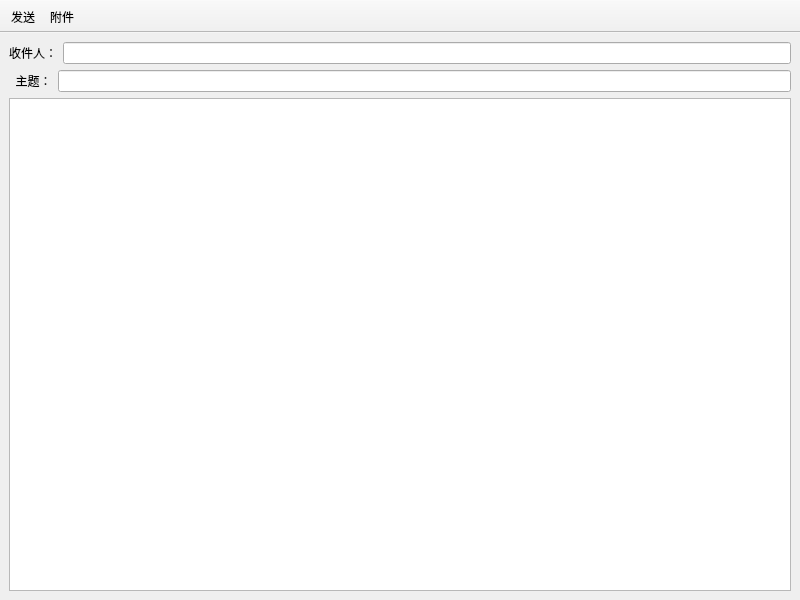
<?xml version="1.0" encoding="UTF-8"?>
<ui version="4.0">
 <class>ComposeWindow</class>
 <widget class="QMainWindow" name="ComposeWindow">
  <property name="geometry">
   <rect>
    <x>0</x>
    <y>0</y>
    <width>800</width>
    <height>600</height>
   </rect>
  </property>
  <property name="windowTitle">
   <string>New Email</string>
  </property>
  <property name="windowIcon">
   <iconset theme="kmail">
    <normaloff/>
   </iconset>
  </property>
  <property name="toolButtonStyle">
   <enum>Qt::ToolButtonTextBesideIcon</enum>
  </property>
  <widget class="QWidget" name="centralwidget">
   <layout class="QVBoxLayout" name="verticalLayout_2">
    <item>
     <layout class="QVBoxLayout" name="verticalLayout">
      <item>
       <layout class="QHBoxLayout" name="horizontalLayout">
        <item>
         <widget class="QLabel" name="label_receiver">
          <property name="text">
           <string>收件人：</string>
          </property>
         </widget>
        </item>
        <item>
         <widget class="QLineEdit" name="lineEdit_receiver"/>
        </item>
       </layout>
      </item>
      <item>
       <layout class="QHBoxLayout" name="horizontalLayout_2">
        <item>
         <widget class="QLabel" name="label_subject">
          <property name="text">
           <string>  主题：</string>
          </property>
         </widget>
        </item>
        <item>
         <widget class="QLineEdit" name="lineEdit_subject"/>
        </item>
       </layout>
      </item>
      <item>
       <widget class="QTextEdit" name="textEdit"/>
      </item>
     </layout>
    </item>
   </layout>
  </widget>
  <widget class="QMenuBar" name="menubar">
   <property name="geometry">
    <rect>
     <x>0</x>
     <y>0</y>
     <width>800</width>
     <height>26</height>
    </rect>
   </property>
  </widget>
  <widget class="QToolBar" name="toolBar">
   <property name="windowTitle">
    <string>toolBar</string>
   </property>
   <property name="movable">
    <bool>false</bool>
   </property>
   <property name="floatable">
    <bool>false</bool>
   </property>
   <attribute name="toolBarArea">
    <enum>TopToolBarArea</enum>
   </attribute>
   <attribute name="toolBarBreak">
    <bool>false</bool>
   </attribute>
   <addaction name="actionSend"/>
   <addaction name="actionAttachment"/>
  </widget>
  <action name="actionSend">
   <property name="icon">
    <iconset>
     <normaloff>send_email_128px_1187940_easyicon.net.ico</normaloff>send_email_128px_1187940_easyicon.net.ico</iconset>
   </property>
   <property name="text">
    <string>发送</string>
   </property>
   <property name="shortcutContext">
    <enum>Qt::WindowShortcut</enum>
   </property>
  </action>
  <action name="actionAttachment">
   <property name="icon">
    <iconset>
     <normaloff>attachment_128px_1197577_easyicon.net.ico</normaloff>attachment_128px_1197577_easyicon.net.ico</iconset>
   </property>
   <property name="text">
    <string>附件</string>
   </property>
  </action>
 </widget>
 <resources>
  <include location="composewindow.qrc"/>
 </resources>
 <connections>
  <connection>
   <sender>actionSend</sender>
   <signal>triggered()</signal>
   <receiver>ComposeWindow</receiver>
   <slot>onSend()</slot>
   <hints>
    <hint type="sourcelabel">
     <x>-1</x>
     <y>-1</y>
    </hint>
    <hint type="destinationlabel">
     <x>399</x>
     <y>299</y>
    </hint>
   </hints>
  </connection>
  <connection>
   <sender>actionAttachment</sender>
   <signal>triggered()</signal>
   <receiver>ComposeWindow</receiver>
   <slot>onAttachment()</slot>
   <hints>
    <hint type="sourcelabel">
     <x>-1</x>
     <y>-1</y>
    </hint>
    <hint type="destinationlabel">
     <x>399</x>
     <y>299</y>
    </hint>
   </hints>
  </connection>
 </connections>
 <slots>
  <slot>onSend()</slot>
  <slot>onAttachment()</slot>
 </slots>
</ui>
